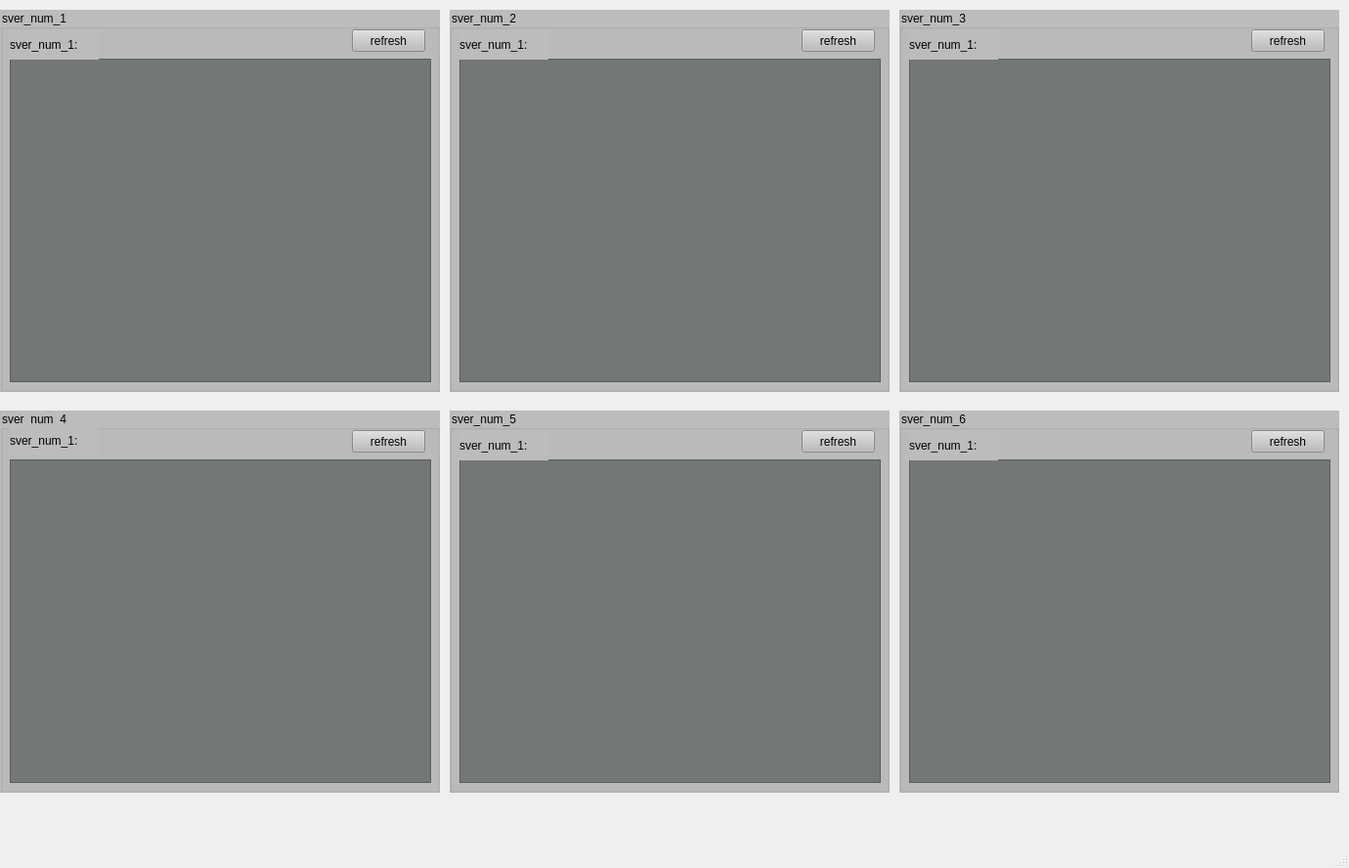
<?xml version="1.0" encoding="UTF-8"?>
<ui version="4.0">
 <class>MainWindow</class>
 <widget class="QMainWindow" name="MainWindow">
  <property name="geometry">
   <rect>
    <x>0</x>
    <y>0</y>
    <width>1380</width>
    <height>888</height>
   </rect>
  </property>
  <property name="windowTitle">
   <string>MainWindow</string>
  </property>
  <property name="styleSheet">
   <string notr="true"/>
  </property>
  <widget class="QWidget" name="centralwidget">
   <widget class="QGroupBox" name="groupBox">
    <property name="geometry">
     <rect>
      <x>0</x>
      <y>10</y>
      <width>450</width>
      <height>391</height>
     </rect>
    </property>
    <property name="minimumSize">
     <size>
      <width>450</width>
      <height>375</height>
     </size>
    </property>
    <property name="styleSheet">
     <string notr="true">background-color: rgb(188, 188, 188);</string>
    </property>
    <property name="title">
     <string>sver_num_1</string>
    </property>
    <property name="alignment">
     <set>Qt::AlignJustify|Qt::AlignVCenter</set>
    </property>
    <widget class="QScrollArea" name="scrollArea_out_1">
     <property name="geometry">
      <rect>
       <x>10</x>
       <y>50</y>
       <width>431</width>
       <height>331</height>
      </rect>
     </property>
     <property name="statusTip">
      <string/>
     </property>
     <property name="styleSheet">
      <string notr="true">background-color: rgb(116, 120, 116);</string>
     </property>
     <property name="widgetResizable">
      <bool>true</bool>
     </property>
     <widget class="QWidget" name="scrollAreaWidgetContents">
      <property name="geometry">
       <rect>
        <x>0</x>
        <y>0</y>
        <width>429</width>
        <height>329</height>
       </rect>
      </property>
     </widget>
    </widget>
    <widget class="QPushButton" name="refreshButton_1">
     <property name="geometry">
      <rect>
       <x>360</x>
       <y>20</y>
       <width>75</width>
       <height>23</height>
      </rect>
     </property>
     <property name="text">
      <string>refresh</string>
     </property>
    </widget>
    <widget class="QLabel" name="sver_num_7">
     <property name="geometry">
      <rect>
       <x>10</x>
       <y>20</y>
       <width>91</width>
       <height>31</height>
      </rect>
     </property>
     <property name="text">
      <string>sver_num_1:</string>
     </property>
    </widget>
   </widget>
   <widget class="QGroupBox" name="groupBox_2">
    <property name="geometry">
     <rect>
      <x>460</x>
      <y>10</y>
      <width>450</width>
      <height>391</height>
     </rect>
    </property>
    <property name="styleSheet">
     <string notr="true">background-color: rgb(188, 188, 188);</string>
    </property>
    <property name="title">
     <string>sver_num_2</string>
    </property>
    <widget class="QScrollArea" name="scrollArea_out_2">
     <property name="geometry">
      <rect>
       <x>10</x>
       <y>50</y>
       <width>431</width>
       <height>331</height>
      </rect>
     </property>
     <property name="statusTip">
      <string/>
     </property>
     <property name="styleSheet">
      <string notr="true">background-color: rgb(116, 120, 116);</string>
     </property>
     <property name="widgetResizable">
      <bool>true</bool>
     </property>
     <widget class="QWidget" name="scrollAreaWidgetContents_2">
      <property name="geometry">
       <rect>
        <x>0</x>
        <y>0</y>
        <width>429</width>
        <height>329</height>
       </rect>
      </property>
     </widget>
    </widget>
    <widget class="QPushButton" name="refreshButton_2">
     <property name="geometry">
      <rect>
       <x>360</x>
       <y>20</y>
       <width>75</width>
       <height>23</height>
      </rect>
     </property>
     <property name="text">
      <string>refresh</string>
     </property>
    </widget>
    <widget class="QLabel" name="sver_num_9">
     <property name="geometry">
      <rect>
       <x>10</x>
       <y>20</y>
       <width>91</width>
       <height>31</height>
      </rect>
     </property>
     <property name="text">
      <string>sver_num_1:</string>
     </property>
    </widget>
   </widget>
   <widget class="QGroupBox" name="groupBox_3">
    <property name="geometry">
     <rect>
      <x>920</x>
      <y>10</y>
      <width>450</width>
      <height>391</height>
     </rect>
    </property>
    <property name="styleSheet">
     <string notr="true">background-color: rgb(188, 188, 188);</string>
    </property>
    <property name="title">
     <string>sver_num_3</string>
    </property>
    <widget class="QScrollArea" name="scrollArea_out_3">
     <property name="geometry">
      <rect>
       <x>10</x>
       <y>50</y>
       <width>431</width>
       <height>331</height>
      </rect>
     </property>
     <property name="statusTip">
      <string/>
     </property>
     <property name="styleSheet">
      <string notr="true">background-color: rgb(116, 120, 116);</string>
     </property>
     <property name="widgetResizable">
      <bool>true</bool>
     </property>
     <widget class="QWidget" name="scrollAreaWidgetContents_3">
      <property name="geometry">
       <rect>
        <x>0</x>
        <y>0</y>
        <width>429</width>
        <height>329</height>
       </rect>
      </property>
     </widget>
    </widget>
    <widget class="QPushButton" name="refreshButton_3">
     <property name="geometry">
      <rect>
       <x>360</x>
       <y>20</y>
       <width>75</width>
       <height>23</height>
      </rect>
     </property>
     <property name="text">
      <string>refresh</string>
     </property>
    </widget>
    <widget class="QLabel" name="sver_num_8">
     <property name="geometry">
      <rect>
       <x>10</x>
       <y>20</y>
       <width>91</width>
       <height>31</height>
      </rect>
     </property>
     <property name="text">
      <string>sver_num_1:</string>
     </property>
    </widget>
   </widget>
   <widget class="QGroupBox" name="groupBox_4">
    <property name="geometry">
     <rect>
      <x>0</x>
      <y>420</y>
      <width>450</width>
      <height>391</height>
     </rect>
    </property>
    <property name="minimumSize">
     <size>
      <width>450</width>
      <height>375</height>
     </size>
    </property>
    <property name="styleSheet">
     <string notr="true">background-color: rgb(188, 188, 188);</string>
    </property>
    <property name="title">
     <string>sver_num_4</string>
    </property>
    <property name="alignment">
     <set>Qt::AlignJustify|Qt::AlignVCenter</set>
    </property>
    <widget class="QScrollArea" name="scrollArea_out_4">
     <property name="geometry">
      <rect>
       <x>10</x>
       <y>50</y>
       <width>431</width>
       <height>331</height>
      </rect>
     </property>
     <property name="statusTip">
      <string/>
     </property>
     <property name="styleSheet">
      <string notr="true">background-color: rgb(116, 120, 116);</string>
     </property>
     <property name="widgetResizable">
      <bool>true</bool>
     </property>
     <widget class="QWidget" name="scrollAreaWidgetContents_4">
      <property name="geometry">
       <rect>
        <x>0</x>
        <y>0</y>
        <width>429</width>
        <height>329</height>
       </rect>
      </property>
     </widget>
    </widget>
    <widget class="QPushButton" name="refreshButton_4">
     <property name="geometry">
      <rect>
       <x>360</x>
       <y>20</y>
       <width>75</width>
       <height>23</height>
      </rect>
     </property>
     <property name="text">
      <string>refresh</string>
     </property>
    </widget>
    <widget class="QLabel" name="sver_num_6">
     <property name="geometry">
      <rect>
       <x>10</x>
       <y>15</y>
       <width>91</width>
       <height>31</height>
      </rect>
     </property>
     <property name="text">
      <string>sver_num_1:</string>
     </property>
    </widget>
   </widget>
   <widget class="QGroupBox" name="groupBox_6">
    <property name="geometry">
     <rect>
      <x>460</x>
      <y>420</y>
      <width>450</width>
      <height>391</height>
     </rect>
    </property>
    <property name="minimumSize">
     <size>
      <width>450</width>
      <height>375</height>
     </size>
    </property>
    <property name="styleSheet">
     <string notr="true">background-color: rgb(188, 188, 188);</string>
    </property>
    <property name="title">
     <string>sver_num_5</string>
    </property>
    <property name="alignment">
     <set>Qt::AlignJustify|Qt::AlignVCenter</set>
    </property>
    <widget class="QScrollArea" name="scrollArea_out_5">
     <property name="geometry">
      <rect>
       <x>10</x>
       <y>50</y>
       <width>431</width>
       <height>331</height>
      </rect>
     </property>
     <property name="statusTip">
      <string/>
     </property>
     <property name="styleSheet">
      <string notr="true">background-color: rgb(116, 120, 116);</string>
     </property>
     <property name="widgetResizable">
      <bool>true</bool>
     </property>
     <widget class="QWidget" name="scrollAreaWidgetContents_6">
      <property name="geometry">
       <rect>
        <x>0</x>
        <y>0</y>
        <width>429</width>
        <height>329</height>
       </rect>
      </property>
     </widget>
    </widget>
    <widget class="QPushButton" name="refreshButton_5">
     <property name="geometry">
      <rect>
       <x>360</x>
       <y>20</y>
       <width>75</width>
       <height>23</height>
      </rect>
     </property>
     <property name="text">
      <string>refresh</string>
     </property>
    </widget>
    <widget class="QLabel" name="sver_num_10">
     <property name="geometry">
      <rect>
       <x>10</x>
       <y>20</y>
       <width>91</width>
       <height>31</height>
      </rect>
     </property>
     <property name="text">
      <string>sver_num_1:</string>
     </property>
    </widget>
   </widget>
   <widget class="QGroupBox" name="groupBox_7">
    <property name="geometry">
     <rect>
      <x>920</x>
      <y>420</y>
      <width>450</width>
      <height>391</height>
     </rect>
    </property>
    <property name="minimumSize">
     <size>
      <width>450</width>
      <height>375</height>
     </size>
    </property>
    <property name="styleSheet">
     <string notr="true">background-color: rgb(188, 188, 188);</string>
    </property>
    <property name="title">
     <string>sver_num_6</string>
    </property>
    <property name="alignment">
     <set>Qt::AlignJustify|Qt::AlignVCenter</set>
    </property>
    <widget class="QScrollArea" name="scrollArea_out_6">
     <property name="geometry">
      <rect>
       <x>10</x>
       <y>50</y>
       <width>431</width>
       <height>331</height>
      </rect>
     </property>
     <property name="statusTip">
      <string/>
     </property>
     <property name="styleSheet">
      <string notr="true">background-color: rgb(116, 120, 116);</string>
     </property>
     <property name="widgetResizable">
      <bool>true</bool>
     </property>
     <widget class="QWidget" name="scrollAreaWidgetContents_7">
      <property name="geometry">
       <rect>
        <x>0</x>
        <y>0</y>
        <width>429</width>
        <height>329</height>
       </rect>
      </property>
     </widget>
    </widget>
    <widget class="QPushButton" name="refreshButton_6">
     <property name="geometry">
      <rect>
       <x>360</x>
       <y>20</y>
       <width>75</width>
       <height>23</height>
      </rect>
     </property>
     <property name="text">
      <string>refresh</string>
     </property>
    </widget>
    <widget class="QLabel" name="sver_num_11">
     <property name="geometry">
      <rect>
       <x>10</x>
       <y>20</y>
       <width>91</width>
       <height>31</height>
      </rect>
     </property>
     <property name="text">
      <string>sver_num_1:</string>
     </property>
    </widget>
   </widget>
  </widget>
  <widget class="QMenuBar" name="menubar">
   <property name="geometry">
    <rect>
     <x>0</x>
     <y>0</y>
     <width>1380</width>
     <height>23</height>
    </rect>
   </property>
  </widget>
  <widget class="QStatusBar" name="statusbar"/>
 </widget>
 <resources/>
 <connections/>
</ui>
